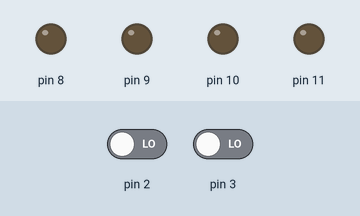
The sketch below on a simulated Arduino Uno, built with avr-gcc and run on an emulated ATmega328P. On the bench: output pins drawn as LEDs (lit = HIGH). Inputs (shaded band) come from the test bench; at power-on: pin 2 LOW, pin 3 LOW.

Above: at 1.2 s.
1.3 s: pin 2 driven HIGH
At 1.7 s:
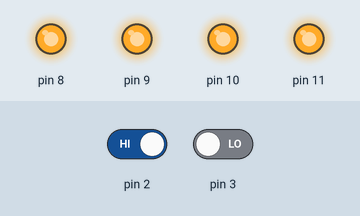
2.8 s: pin 3 driven HIGH
At 3.1 s:
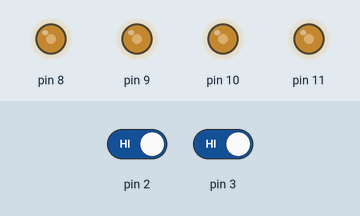
4.3 s: pin 3 driven LOW
At 5.0 s:
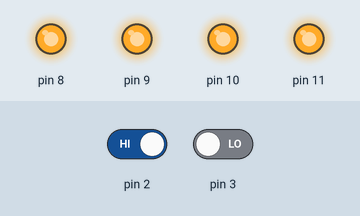
Timing chart, 0 to 7.3 s (numbered marks = the images above; inputs shaded):
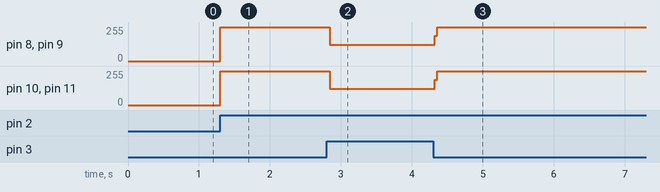

The sketch:

ex205.ino
```cpp
int buttonState=0;
void setup() {
for(int i=8;i<=11;i++)
{
  pinMode(i,OUTPUT);
}
pinMode(2,INPUT);
pinMode(3,INPUT);
}

void loop() {
  buttonState=digitalRead(2);
  if(buttonState==HIGH)
  {
    for(int i=8;i<=11;i++)
    {
      digitalWrite(i,HIGH);
    }
  }
  buttonState=digitalRead(3);
  if(buttonState==HIGH)
  {
   for(int i=8;i<=11;i++)
   {
    digitalWrite(i,LOW);
   }
  }
}
```

Measured:
- after the input at 1.3 s, pin 8–11: 0/255 → 255/255 at once
- after the input at 2.8 s, pin 8–11: 255/255 → 123/255 at once
- after the input at 4.3 s, pin 8–11: 123/255 → 255/255 at once
